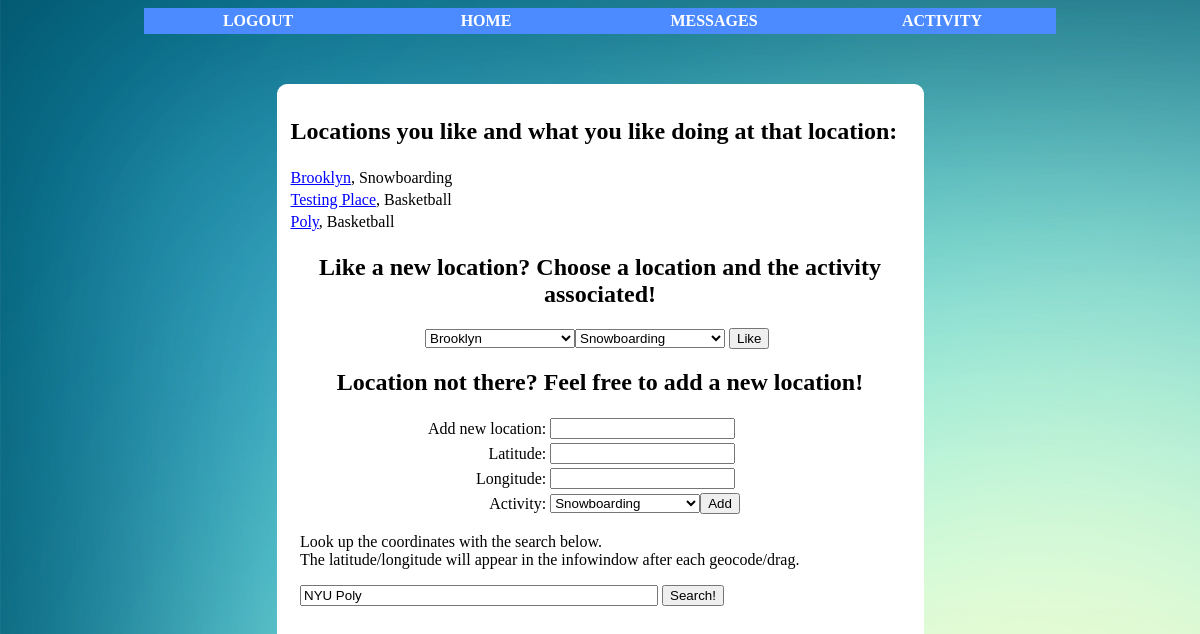
/WildBook/location.php (signed in), run on the app's committed database.
### tables this page shows
CREATE TABLE IF NOT EXISTS `likelocation` (
  `username` varchar(50) NOT NULL,
  `aid` int(11) NOT NULL,
  `lid` int(11) NOT NULL,
  PRIMARY KEY (`username`,`aid`,`lid`),
  KEY `username` (`username`),
  KEY `aid` (`aid`),
  KEY `lid` (`lid`)
);

CREATE TABLE IF NOT EXISTS `location` (
  `lid` int(11) NOT NULL AUTO_INCREMENT,
  `lname` varchar(50) NOT NULL,
  `longitude` double DEFAULT NULL,
  `latitude` double DEFAULT NULL,
  PRIMARY KEY (`lid`)
);

CREATE TABLE IF NOT EXISTS `activity` (
  `aid` int(11) NOT NULL AUTO_INCREMENT,
  `aname` varchar(50) NOT NULL,
  PRIMARY KEY (`aid`)
);

### WildBook/location.php (the view, shortened to what this page needs)
<!DOCTYPE HTML>
<html>
	<head>
		<link rel="stylesheet" type="text/css" href="unlogged.css">
	</head>
	<body onload="initialize()" onunload="GUnload()">
		<div class="sidebar">
			<div id="sidebar">
				<ul>
					<li><a href="logout.php">Logout</a></li>
					<li><a href="home.php">Home</a></li>
					<li><a href="messages.php">Messages</a></li>
					<li><a href="activity.php">Activity</a></li>
				</ul>
			</div>
		</div>
		<div class="main">
			<div class="locationsliked" >
				<?php
				$conn = mysqli_connect("localhost", "root");
				mysqli_select_db($conn, "wildbook");
				$stmt = mysqli_prepare($conn, "SELECT *
												FROM location l, likelocation ll, activity a
												WHERE a.aid = ll.aid AND l.lid = ll.lid AND ll.username = ?");
				mysqli_stmt_bind_param ($stmt, 's', $_SESSION['uname']);
				mysqli_stmt_execute($stmt);
				$result = mysqli_stmt_get_result($stmt);
				echo "<table border=0>
				<tr>
				<th><h2>Locations you like and what you like doing at that location:</h2></th>
				</tr>";
				if(mysqli_num_rows($result)==0) {
					echo "<tr><td><i>You don't like any location right now.</i></td></tr>";
				}
				else {
					while($row = mysqli_fetch_array($result)) {
						echo "<tr>";
						echo "<td><a href=\"viewlocation.php?lid='$row[0]'\" style='color:#0000ff;'>".$row['lname']."</a>, " .$row['aname']."</td>";
						echo "</tr>";
					}
				}
				echo "</table>";
				?>
			</div>
			<h2>Like a new location? Choose a location and the activity associated!</h2>
			<div class="locationsnotliked">
				<?php
				$stmt2 = mysqli_prepare($conn, "SELECT * FROM location");
				mysqli_stmt_execute($stmt2);
				$result2 = mysqli_stmt_get_result($stmt2);
				?><form action="likelocation.php" method="post"><?php
				echo "<select name='locationsnotliked'>";
				while($row2 = mysqli_fetch_array($result2)) {
					$lname = $row2['lname'];
					$lid = $row2['lid'];
					echo "<option value=".$lid.">".$lname."</option>";
				}
				echo "</select>";
				$result3 = mysqli_query($conn, "SELECT * FROM activity;");
				echo "<select name='activitylinktoloc'>";
				while ($row2 = mysqli_fetch_array($result3)) {
					$aname = $row2['aname'];
					$aid = $row2['aid'];
					echo "<option value=".$aid.">".$aname."</option>";
				}
				echo "</select>";?>
					<input type="submit" value="Like">
				</form>
			</div>
			<h2>Location not there? Feel free to add a new location!</h2>
			<div class="newlocation">
				<form action="addlocation.php" method="post">
					<table>
						<tr>
							<td align="right">Add new location: </td>
							<td align="left"><input type="text" name="location"></td>
						</tr>
						<tr>
							<td align="right">Latitude: </td>
							<td align="left"><input type="number" step="any" name="lat"></td>
						</tr>
						<tr>
							<td align="right">Longitude: </td>
							<td align="left"><input type="number" step="any" name="long"></td>
						</tr>
						<tr>
							<td align="right">Activity: </td>
							<td align="left"><?php
											$result4 = mysqli_query($conn, "SELECT * FROM activity;");
											echo "<select name='newlocact'>";
											while ($row3 = mysqli_fetch_array($result4)) {
												$aname2 = $row3['aname'];
												$aid2 = $row3['aid'];
												echo "<option value=".$aid2.">".$aname2."</option>";
											}
											echo "</select>";?><input type="submit" value="Add"></td>
						</tr>
					</table>
				</form>
			</div>
			<div class="lookuploc">
				<form action="#" onsubmit="showAddress(this.address.value); return false">
				  <p>
					Look up the coordinates with the search below.<br/>
					The latitude/longitude will appear in the infowindow after each geocode/drag.
				  </p>
				  <p>
					<input type="text" style="width:350px" name="address" value="NYU Poly" />
					<input type="submit" value="Search!" />
				  </p>
				  <div id="map_canvas" style="width: 600px; height: 400px"></div>
				</form>
			</div>
		</div>
	</body>
</html>

### WildBook/unlogged.css (style rules this page uses)
div.main { background:white; width:625px; padding:10px; border: 1px solid white; border-radius:10px; position:relative; top:50px; margin-left:auto; margin-right:auto; }
.sidebar { margin-left:auto; margin-right:auto;width:912px; }
#sidebar ul { list-style-type:none; margin:0; padding:0; overflow:hidden; }
#sidebar li { float:left; }
#sidebar a:link,a:visited { display:block; width:220px; font-weight:bold; color:#FFFFFF; background-color:#4c8bff; text-align:center; padding:4px; text-decoration:none; text-transform:uppercase; }
div.locationsliked { margin-left:auto; margin-right:auto }
div.locationsnotliked { width:350px; margin-left:auto; margin-right:auto }
div.newlocation { width:350px; margin-left:auto; margin-right:auto }
div.lookuploc { width:600px; margin-left:auto; margin-right:auto; }
div.locationsnotliked select { width:150px; }
div.newlocation select { width:150px; }

### WildBook/location.php (style rules this page uses)
h2 { text-align:center; }

### data on the page
likelocation: lid.lname "Brooklyn", aid.aname "Snowboarding"
likelocation: lid.lname "Testing Place", aid.aname "Basketball"
likelocation: lid.lname "Poly", aid.aname "Basketball"

### other printed values
form field locationsnotliked "Brooklyn"
form field activitylinktoloc "Snowboarding"
form field newlocact "Snowboarding"
